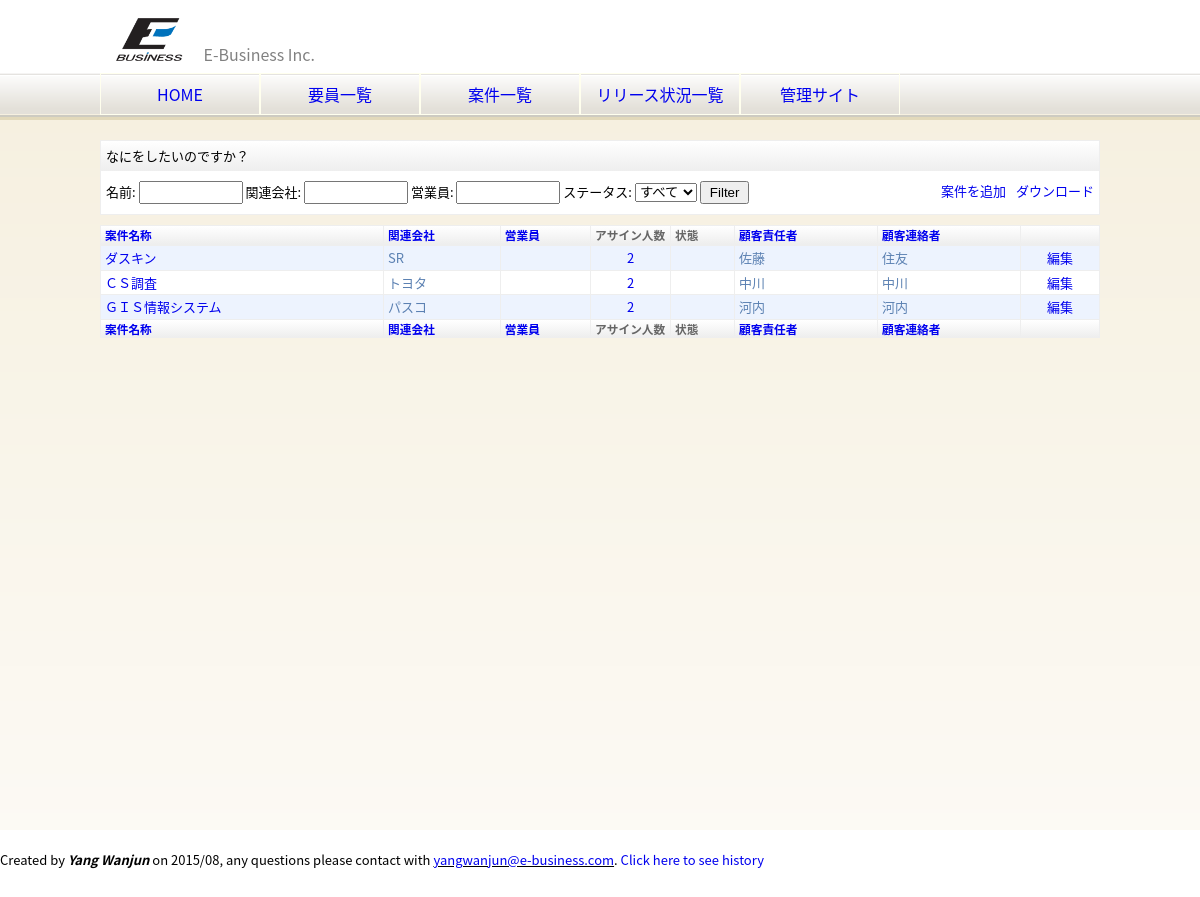
The app's page /eb/project_list.html, older data.
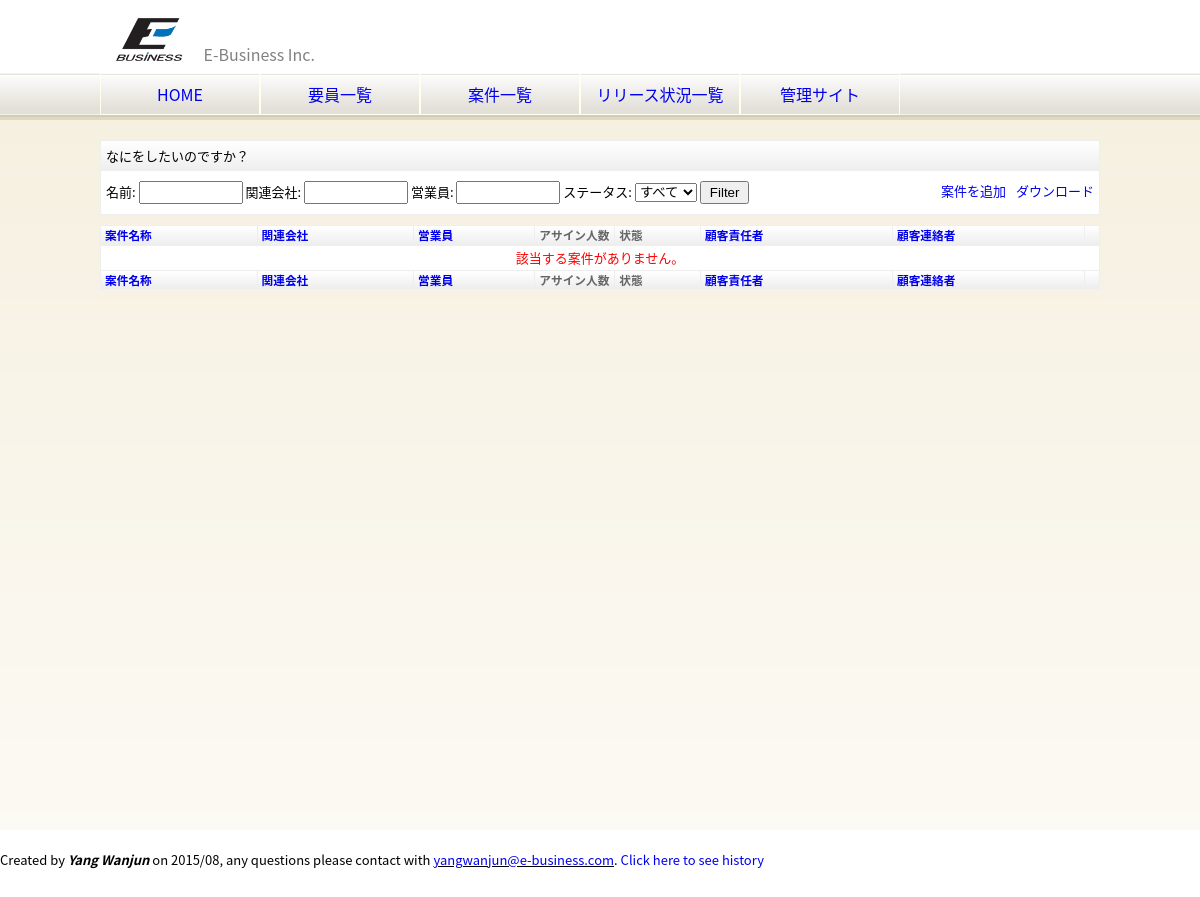
The same page, newer data.
### eb/models.py (models this page shows, shortened)
class Project(models.Model):
    name = models.CharField(blank=False, null=False, max_length=50, verbose_name=u"案件名称")
    description = models.TextField(blank=True, null=True, verbose_name=u"案件概要")
    skills = models.ManyToManyField(Skill, through='ProjectSkill', blank=True, null=True, verbose_name=u"スキル要求")
    start_date = models.DateField(blank=True, null=True, verbose_name=u"開始日")
    end_date = models.DateField(blank=True, null=True, verbose_name=u"終了日")
    address = models.CharField(blank=True, null=True, max_length=255, verbose_name=u"作業場所")
    status = models.IntegerField(choices=PROJECT_STATUS, verbose_name=u"ステータス")
    client = models.ForeignKey(Client, blank=True, null=True, verbose_name=u"会社")
    boss = models.ForeignKey(ClientMember, blank=True, null=True, related_name="boss_set", verbose_name=u"案件責任者")
    middleman = models.ForeignKey(ClientMember, blank=True, null=True,
                                  related_name="middleman_set", verbose_name=u"案件連絡者")
    salesperson = models.ForeignKey(Salesperson, blank=True, null=True, verbose_name=u"営業員")
    project_manager = models.ForeignKey(Member, blank=True, null=True, related_name='pm_set', verbose_name=u"ＰＭ")
    project_leader = models.ForeignKey(Member, blank=True, null=True, related_name='pl_set', verbose_name=u"ＰＬ")
    members = models.ManyToManyField(Member, through='ProjectMember', blank=True, null=True)
    class Meta:
        ordering = ['name']
        verbose_name = verbose_name_plural = u"案件"
    def get_project_members(self):
        return self.projectmember_set.all()

class AbstractCompany(models.Model):
    name = models.CharField(blank=False, null=False, max_length=30, verbose_name=u"会社名")
    japanese_spell = models.CharField(blank=True, null=True, max_length=30, verbose_name=u"フリカナ")
    found_date = models.DateField(blank=True, null=True, verbose_name=u"設立年月日")
    capital = models.BigIntegerField(blank=True, null=True, verbose_name=u"資本金")
    post_code = models.CharField(blank=True, null=True, max_length=8, verbose_name=u"郵便番号")
    address1 = models.CharField(blank=True, null=True, max_length=200, verbose_name=u"住所１")
    address2 = models.CharField(blank=True, null=True, max_length=200, verbose_name=u"住所２")
    tel = models.CharField(blank=True, null=True, max_length=15, verbose_name=u"電話番号")
    fax = models.CharField(blank=True, null=True, max_length=15, verbose_name=u"ファックス")
    class Meta:
        abstract = True

class Client(AbstractCompany):
    president = models.CharField(blank=True, null=True, max_length=30, verbose_name=u"代表者名")
    employee_count = models.IntegerField(blank=True, null=True, verbose_name=u"従業員数")
    sale_amount = models.BigIntegerField(blank=True, null=True, verbose_name=u"売上高")
    payment_type = models.CharField(blank=True, null=True, max_length=2, verbose_name=u"支払方法")
    payment_day = models.CharField(blank=True, null=True, max_length=2, verbose_name=u"支払日")
    comment = models.TextField(blank=True, null=True, verbose_name=u"備考")
    created_date = models.DateTimeField(auto_now_add=True, default=datetime.datetime.now(), editable=False)
    updated_date = models.DateTimeField(auto_now=True, default=datetime.datetime.now(), editable=False)
    class Meta:
        ordering = ['name']
        verbose_name = verbose_name_plural = u"取引先"

class ClientMember(models.Model):
    name = models.CharField(blank=False, null=False, max_length=30, verbose_name=u"名前")
    email = models.EmailField(blank=False, null=False, verbose_name=u"メールアドレス")
    phone = models.CharField(blank=True, null=True, max_length=11, verbose_name=u"電話番号")
    client = models.ForeignKey(Client, blank=False, null=False, verbose_name=u"所属会社")
    class Meta:
        ordering = ['name']
        verbose_name = verbose_name_plural = u"お客様"

### eb/views.py (the view)
def project_list(request):
    status = request.GET.get('status', None)
    name = request.GET.get('name', None)
    client = request.GET.get('client', None)
    salesperson = request.GET.get('salesperson', None)
    download = request.GET.get('download', None)
    params = ""
    o = request.GET.get('o', None)
    dict_order = common.get_ordering_dict(o, ['name', 'client__name', 'salesperson__name', 'boss__name',
                                              'middleman__name'])
    order_list = common.get_ordering_list(o)
    if status:
        projects = Project.objects.filter(status__name=status)
        params += "&status=%s" % (status,)
    else:
        projects = Project.objects.all()
    if name:
        projects = projects.filter(name__contains=name)
        params += "&name=%s" % (name,)
    if order_list:
        projects = projects.order_by(*order_list)
    if client:
        projects = [project for project in projects if client in project.client.name]
        params += "&client=%s" % (client,)
    if salesperson:
        projects = [project for project in projects if project.salesperson and salesperson in project.salesperson.name]
        params += "&salesperson=%s" % (salesperson,)
    if download == "download":
        output = io.BytesIO()
        wb = xlwt.Workbook()
        is_save = False
        for project in projects:
            project_members = project.projectmember_set.all()  # start_date__lte=now, end_date__gte=now
            if project_members.count() > 0:
                is_save = True
                ws = wb.add_sheet(project.name)
                ws.write(2, 1, u"案件名称")
                ws.write(2, 2, project.name)
                ws.write(2, 3, u"関連会社")
                ws.write(2, 4, project.client.name)
                ws.write(3, 1, u"営業員")
                ws.write(3, 2, project.salesperson.name)
                ws.write(4, 1, u"顧客責任者")
                ws.write(4, 2, project.boss.name)
                ws.write(4, 3, u"顧客連絡者")
                ws.write(4, 4, project.middleman.name)
                ws.write(5, 1, u"案件概要")
                ws.write(5, 2, project.description)
                ws.write(9, 1, u"名前")
                ws.write(9, 2, u"開始日")
                ws.write(9, 3, u"終了日")
                ws.write(9, 4, u"単価")
                for i, project_member in enumerate(project_members):
                    ws.write(i + 10, 1, project_member.member.name)
                    if project_member.start_date:
                        ws.write(i + 10, 2, project_member.start_date.strftime("%Y-%m-%d"))
                    if project_member.end_date:
                        ws.write(i + 10, 3, project_member.end_date.strftime("%Y-%m-%d"))
                    ws.write(i + 10, 4, project_member.price)
        if is_save:
            wb.save(output)
        filename = "案件情報_%s.xls" % (datetime.datetime.now().strftime("%Y%m%d_%H%M%S"),)
        response = HttpResponse(output.getvalue(), content_type="application/excel")
        response['Content-Disposition'] = "filename=" + filename
        return response
    else:
        context = RequestContext(request, {
            'company': company,
            'title': u'案件一覧',
            'projects': projects,
            'params': params,
            'dict_order': dict_order,
        })
        template = loader.get_template('project_list.html')
        return HttpResponse(template.render(context))

### eb/models.py (called while the page is built)
    def __unicode__(self):
        return u"%s %s" % (self.first_name, self.last_name)

### eb/templates/project_list.html (shortened to what the changed rows need)
{% extends "base.html" %}
{% block content %}
    <table class="list" cellpadding="0" cellspacing="0">
        <thead>
            <tr>
                <th>
                    <div class="text">
                        <a href="?o={{ dict_order.name.url }}{{ params }}">案件名称</a>
                    </div>
                </th>
                <th>
                    <div class="text">
                        <a href="?o={{ dict_order.client__name.url }}{{ params }}">関連会社</a>
                    </div>
                </th>
                <th>
                    <div class="text">
                        <a href="?o={{ dict_order.salesperson__name.url }}{{ params }}">営業員</a>
                    </div>
                </th>
                <th style="width: 75px;">アサイン人数</th>
                <th>状態</th>
                <th>
                    <div class="text">
                        <a href="?o={{ dict_order.boss__name.url }}{{ params }}">顧客責任者</a>
                    </div>
                </th>
                <th>
                    <div class="text">
                        <a href="?o={{ dict_order.middleman__name.url }}{{ params }}">顧客連絡者</a>
                    </div>
                </th>
                <th></th>
            </tr>
        </thead>
        <tbody>
            {% if projects %}
                {% for project in projects %}
                    <tr class="{% cycle 'row1' 'row2' %}">
                        <td><a href="{% url 'project_detail' project.project_id %}">{{ project.name }}</a></td>
                        <td>{{ project.client.name }}</td>
                        <td>
                        </td>
                        <td class="center"><a href="{% url 'project_members' project.project_id %}">{{ project.get_project_members.count }}</a></td>
                        <td class="center"><a href="?status={{ project.status.name }}">{{ project.status.name }}</a></td>
                        <td>{{ project.boss.name }}</td>
                        <td>{{ project.middleman.name }}</td>
                        <td class="center"><a href="/admin/eb/project/{{ project.id }}/" target="_blank">編集</a></td>
                    </tr>
                {% endfor %}
            {% else %}
                <tr class="row2"><td class="center red" colspan="9">該当する案件がありません。</td></tr>
            {% endif %}
        </tbody>
        <tfoot>
            <tr>
                <th>
                    <div class="text">
                        <a href="?o={{ dict_order.name.url }}{{ params }}">案件名称</a>
                    </div>
                </th>
                <th>
                    <div class="text">
                        <a href="?o={{ dict_order.client__name.url }}{{ params }}">関連会社</a>
                    </div>
                </th>
                <th>
                    <div class="text">
                        <a href="?o={{ dict_order.salesperson__name.url }}{{ params }}">営業員</a>
                    </div>
                </th>
                <th style="width: 75px;">アサイン人数</th>
                <th>状態</th>
                <th>
                    <div class="text">
                        <a href="?o={{ dict_order.boss__name.url }}{{ params }}">顧客責任者</a>
                    </div>
                </th>
                <th>
                    <div class="text">
                        <a href="?o={{ dict_order.middleman__name.url }}{{ params }}">顧客連絡者</a>
                    </div>
                </th>
                <th></th>
            </tr>
        </tfoot>
    </table>
{% endblock %}

Row changes from the older to the newer data that the page shows:
removed Project: name "ダスキン", client.name "SR", get_project_members.count "2", boss.name "佐藤", middleman.name "住友"
removed Project: name "ＣＳ調査", client.name "トヨタ", get_project_members.count "2", boss.name "中川", middleman.name "中川"
removed Project: name "ＧＩＳ情報システム", client.name "パスコ", get_project_members.count "2", boss.name "河内", middleman.name "河内"
Text that changed along with them:
text now shown: "該当する案件がありません。"
